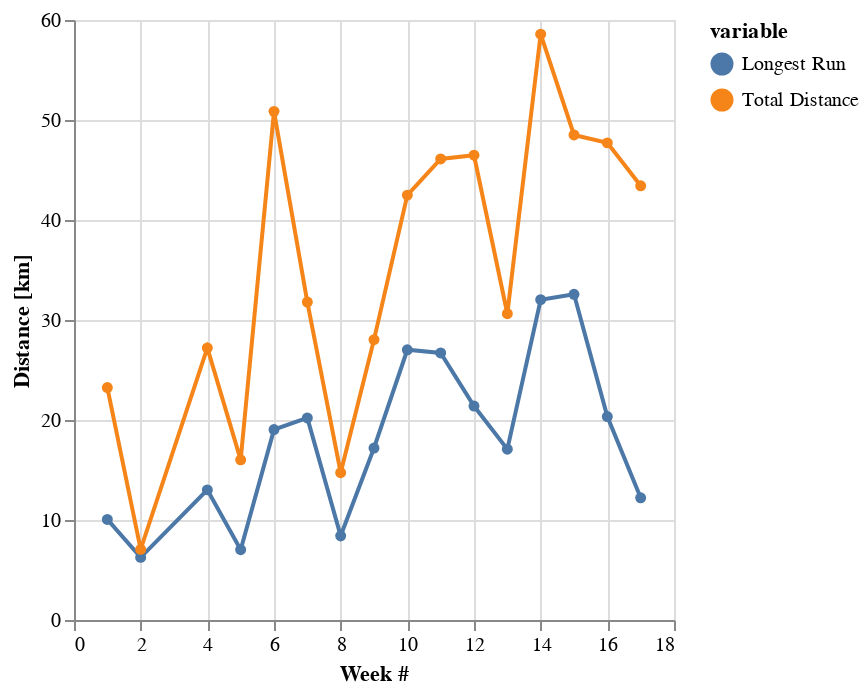

Source (notebook cell):
### Code cell
# Weekly summary view
single = alt.selection_single()
weekly_summary = alt.Chart(weekly_dash).mark_line(point=True, size=2).encode(
    alt.X('week:Q', title='Week #'),
    alt.Y('value:Q', title='Distance [km]'),
    color=alt.condition(single, 'variable',alt.value('lightgray')),
    tooltip = ['week', 'value']
).add_selection(
    single
)

weekly_summary

### Figure 1 — Vega-Lite specification as saved in the notebook (floating-point values rounded to 4 significant figures)
{"config": {"view": {"continuousWidth": 300, "continuousHeight": 300}}, "data": {"name": "data-2f0ef9ba0508870ff4c16ba56ee3aec4"}, "mark": {"type": "line", "point": true, "size": 2}, "encoding": {"color": {"condition": {"param": "param_3", "field": "variable"}, "value": "lightgray"}, "tooltip": [{"field": "week", "type": "quantitative"}, {"field": "value", "type": "quantitative"}], "x": {"field": "week", "title": "Week #", "type": "quantitative"}, "y": {"field": "value", "title": "Distance [km]", "type": "quantitative"}}, "params": [{"name": "param_3", "select": {"type": "point"}}], "$schema": "https://vega.github.io/schema/vega-lite/v5.17.0.json", "datasets": {"data-2f0ef9ba0508870ff4c16ba56ee3aec4": [{"week": 1, "moving_time": 134.9, "total_elevation_gain": 127.7, "average_speed": 5.905, "average_heartrate": 160.4, "kudos_count": 33, "variable": "Longest Run", "value": 10.06}, {"week": 2, "moving_time": 38.75, "total_elevation_gain": 61.8, "average_speed": 5.888, "average_heartrate": 147.4, "kudos_count": 11, "variable": "Longest Run", "value": 6.263}, {"week": 4, "moving_time": 156.0, "total_elevation_gain": 258.8, "average_speed": 5.688, "average_heartrate": 162.4, "kudos_count": 29, "variable": "Longest Run", "value": 13.01}, {"week": 5, "moving_time": 98.23, "total_elevation_gain": 165.1, "average_speed": 6.094, "average_heartrate": 155.2, "kudos_count": 26, "variable": "Longest Run", "value": 7.026}, {"week": 6, "moving_time": 285.6, "total_elevation_gain": 378.8, "average_speed": 5.533, "average_heartrate": 163.8, "kudos_count": 39, "variable": "Longest Run", "value": 19.04}, {"week": 7, "moving_time": 177.7, "total_elevation_gain": 232.7, "average_speed": 5.879, "average_heartrate": 143.3, "kudos_count": 22, "variable": "Longest Run", "value": 20.21}, {"week": 8, "moving_time": 85.57, "total_elevation_gain": 99.8, "average_speed": 5.802, "average_heartrate": 152.8, "kudos_count": 17, "variable": "Longest Run", "value": 8.417}, {"week": 9, "moving_time": 164.1, "total_elevation_gain": 175.6, "average_speed": 5.856, "average_heartrate": 159.1, "kudos_count": 21, "variable": "Longest Run", "value": 17.2}, {"week": 10, "moving_time": 226.5, "total_elevation_gain": 206.8, "average_speed": 5.298, "average_heartrate": 167.0, "kudos_count": 39, "variable": "Longest Run", "value": 27.02}, {"week": 11, "moving_time": 252.6, "total_elevation_gain": 380.3, "average_speed": 5.442, "average_heartrate": 161.0, "kudos_count": 45, "variable": "Longest Run", "value": 26.7}, {"week": 12, "moving_time": 252.9, "total_elevation_gain": 380.3, "average_speed": 5.447, "average_heartrate": 159.6, "kudos_count": 83, "variable": "Longest Run", "value": 21.39}, {"week": 13, "moving_time": 167.2, "total_elevation_gain": 189.9, "average_speed": 5.437, "average_heartrate": 163.8, "kudos_count": 39, "variable": "Longest Run", "value": 17.08}, {"week": 14, "moving_time": 321.8, "total_elevation_gain": 226.0, "average_speed": 5.625, "average_heartrate": 164.5, "kudos_count": 49, "variable": "Longest Run", "value": 32.03}, {"week": 15, "moving_time": 268.1, "total_elevation_gain": 397.4, "average_speed": 5.538, "average_heartrate": 162.1, "kudos_count": 69, "variable": "Longest Run", "value": 32.57}, {"week": 16, "moving_time": 260.8, "total_elevation_gain": 250.5, "average_speed": 5.492, "average_heartrate": 164.6, "kudos_count": 85, "variable": "Longest Run", "value": 20.35}, {"week": 17, "moving_time": 236.3, "total_elevation_gain": 273.0, "average_speed": 5.391, "average_heartrate": 160.5, "kudos_count": 79, "variable": "Longest Run", "value": 12.22}, {"week": 1, "moving_time": 134.9, "total_elevation_gain": 127.7, "average_speed": 5.905, "average_heartrate": 160.4, "kudos_count": 33, "variable": "Total Distance", "value": 23.24}, {"week": 2, "moving_time": 38.75, "total_elevation_gain": 61.8, "average_speed": 5.888, "average_heartrate": 147.4, "kudos_count": 11, "variable": "Total Distance", "value": 7.061}, {"week": 4, "moving_time": 156.0, "total_elevation_gain": 258.8, "average_speed": 5.688, "average_heartrate": 162.4, "kudos_count": 29, "variable": "Total Distance", "value": 27.21}, {"week": 5, "moving_time": 98.23, "total_elevation_gain": 165.1, "average_speed": 6.094, "average_heartrate": 155.2, "kudos_count": 26, "variable": "Total Distance", "value": 16.02}, {"week": 6, "moving_time": 285.6, "total_elevation_gain": 378.8, "average_speed": 5.533, "average_heartrate": 163.8, "kudos_count": 39, "variable": "Total Distance", "value": 50.86}, {"week": 7, "moving_time": 177.7, "total_elevation_gain": 232.7, "average_speed": 5.879, "average_heartrate": 143.3, "kudos_count": 22, "variable": "Total Distance", "value": 31.79}, {"week": 8, "moving_time": 85.57, "total_elevation_gain": 99.8, "average_speed": 5.802, "average_heartrate": 152.8, "kudos_count": 17, "variable": "Total Distance", "value": 14.73}, {"week": 9, "moving_time": 164.1, "total_elevation_gain": 175.6, "average_speed": 5.856, "average_heartrate": 159.1, "kudos_count": 21, "variable": "Total Distance", "value": 28.04}, {"week": 10, "moving_time": 226.5, "total_elevation_gain": 206.8, "average_speed": 5.298, "average_heartrate": 167.0, "kudos_count": 39, "variable": "Total Distance", "value": 42.49}, {"week": 11, "moving_time": 252.6, "total_elevation_gain": 380.3, "average_speed": 5.442, "average_heartrate": 161.0, "kudos_count": 45, "variable": "Total Distance", "value": 46.1}, {"week": 12, "moving_time": 252.9, "total_elevation_gain": 380.3, "average_speed": 5.447, "average_heartrate": 159.6, "kudos_count": 83, "variable": "Total Distance", "value": 46.48}, {"week": 13, "moving_time": 167.2, "total_elevation_gain": 189.9, "average_speed": 5.437, "average_heartrate": 163.8, "kudos_count": 39, "variable": "Total Distance", "value": 30.63}, {"week": 14, "moving_time": 321.8, "total_elevation_gain": 226.0, "average_speed": 5.625, "average_heartrate": 164.5, "kudos_count": 49, "variable": "Total Distance", "value": 58.59}, {"week": 15, "moving_time": 268.1, "total_elevation_gain": 397.4, "average_speed": 5.538, "average_heartrate": 162.1, "kudos_count": 69, "variable": "Total Distance", "value": 48.5}, {"week": 16, "moving_time": 260.8, "total_elevation_gain": 250.5, "average_speed": 5.492, "average_heartrate": 164.6, "kudos_count": 85, "variable": "Total Distance", "value": 47.71}, {"week": 17, "moving_time": 236.3, "total_elevation_gain": 273.0, "average_speed": 5.391, "average_heartrate": 160.5, "kudos_count": 79, "variable": "Total Distance", "value": 43.42}]}}
